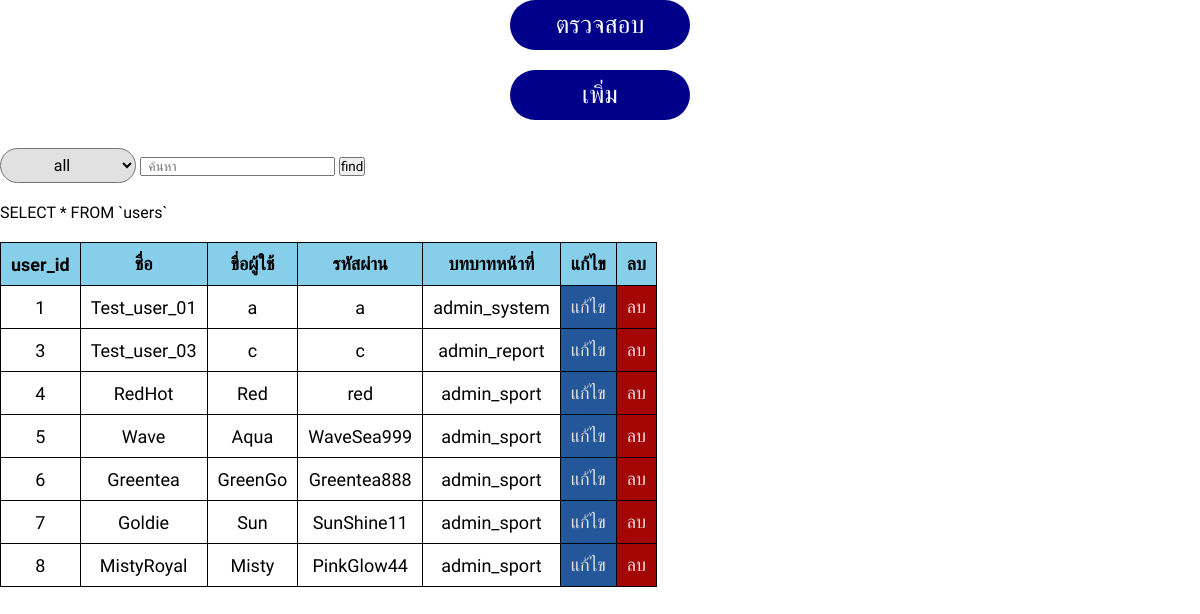
The app's page /admin/admin_system.php?page=admin_system&sub_page=view, older data.
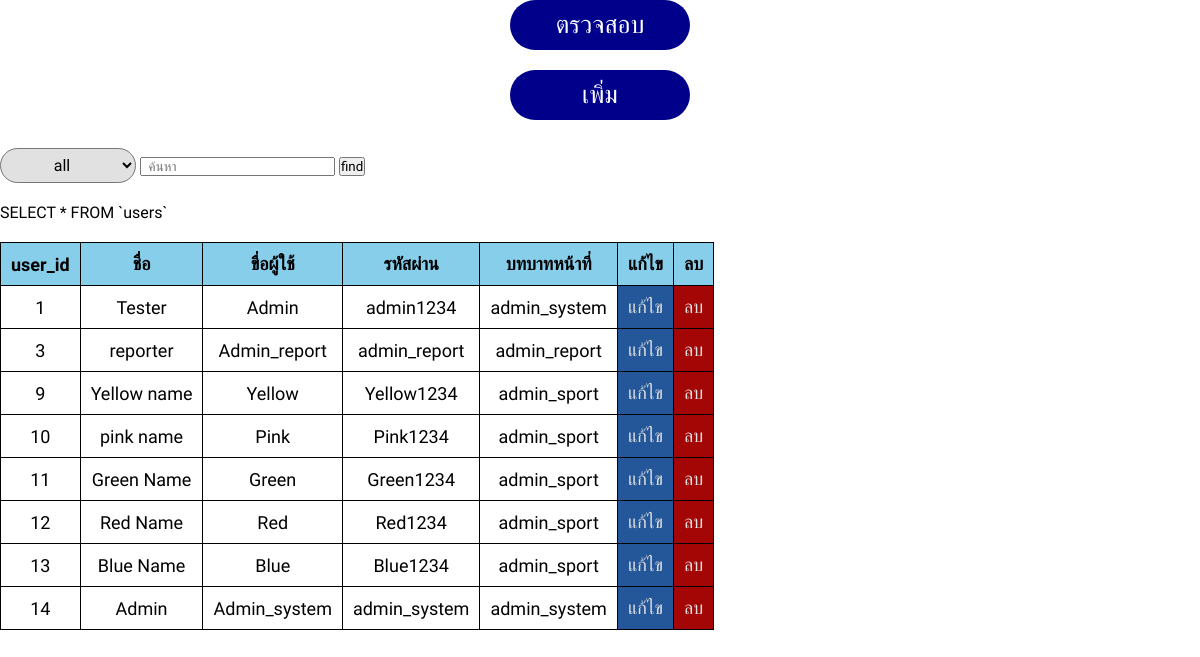
The same page, newer data.
### tables this page shows
CREATE TABLE `users` (
  `user_id` int(3) NOT NULL,
  `user_name` varchar(64) NOT NULL,
  `user_username` varchar(32) NOT NULL,
  `user_password` varchar(64) NOT NULL,
  `user_role` varchar(16) NOT NULL
);

### admin/view/view_admin_sys.php (the view, shortened to what this page needs)
<body>
    <form method="post" action="admin_system.php?page=admin_system&sub_page=view">
        <select class="select_box" name="filier">
            <option value="">all</option>
        </select>
        <input type="text" class="box_acc" name="search" placeholder="  ค้นหา">
        <input type="submit" name="find" value="find" class="btn_acc">
    </form>
    <?php
        $sql_find_users = "SELECT * FROM `users`";
        $value_find_role = "";
        $conjunction_sql = "";
        $value_find_id_or_name = "";
        $sql_search_user = $sql_find_users.$value_find_role.$conjunction_sql.$value_find_id_or_name;
        echo $sql_search_user;
        ?>
    <table style="margin-top: 20px; border-collapse: collapse; ">
        <tr>
            <th>user_id</th>
            <th>ชื่อ</th>
            <th>ขื่อผู้ใช้</th>
            <th>รหัสผ่าน</th>
            <th>บทบาทหน้าที่</th>
            <th>แก้ไข</th>
            <th>ลบ</th>
        </tr>
        <?php
            $result_find_users = mysqli_query($conn, $sql_search_user);
            if (mysqli_num_rows($result_find_users) > 0) {
            	while ($row_find_users = mysqli_fetch_assoc($result_find_users)) {
            		echo "<tr>
            				<td>".$row_find_users['user_id']."</td>
            				<td>".$row_find_users['user_name']."</td>
            				<td>".$row_find_users['user_username']."</td>
            				<td>".$row_find_users['user_password']."</td>
            				<td>".$row_find_users['user_role']."</td>
            				<td class=edit><a href=\"admin_system.php?page=admin_system&sub_page=edit&user_id=".$row_find_users['user_id']."\">แก้ไข</a></td>
            				<td class=del><a href=\"admin_system.php?page=admin_system&sub_page=delete&user_id=".$row_find_users['user_id']."\">ลบ</a></td>
            			</tr>";
            	}
            }else{
            	echo "no user found...";
            }
            ?>
    </table>
</body>

Row changes from the older to the newer data that the page shows:
removed users: user_id "4", user_name "RedHot", user_username "Red", user_password "red", user_role "admin_sport"
removed users: user_id "5", user_name "Wave", user_username "Aqua", user_password "WaveSea999", user_role "admin_sport"
removed users: user_id "6", user_name "Greentea", user_username "GreenGo", user_password "Greentea888", user_role "admin_sport"
removed users: user_id "7", user_name "Goldie", user_username "Sun", user_password "SunShine11", user_role "admin_sport"
removed users: user_id "8", user_name "MistyRoyal", user_username "Misty", user_password "PinkGlow44", user_role "admin_sport"
changed users id 1: user_name "Test_user_01" → "Tester"; user_username "a" → "Admin"; user_password "a" → "admin1234"
changed users "admin_report": user_name "Test_user_03" → "reporter"; user_username "c" → "Admin_report"; user_password "c" → "admin_report"
added users: user_id "9", user_name "Yellow name", user_username "Yellow", user_password "Yellow1234", user_role "admin_sport"
added users: user_id "10", user_name "pink name", user_username "Pink", user_password "Pink1234", user_role "admin_sport"
added users: user_id "11", user_name "Green Name", user_username "Green", user_password "Green1234", user_role "admin_sport"
added users: user_id "12", user_name "Red Name", user_username "Red", user_password "Red1234", user_role "admin_sport"
added users: user_id "13", user_name "Blue Name", user_username "Blue", user_password "Blue1234", user_role "admin_sport"
added users: user_id "14", user_name "Admin", user_username "Admin_system", user_password "admin_system", user_role "admin_system"
